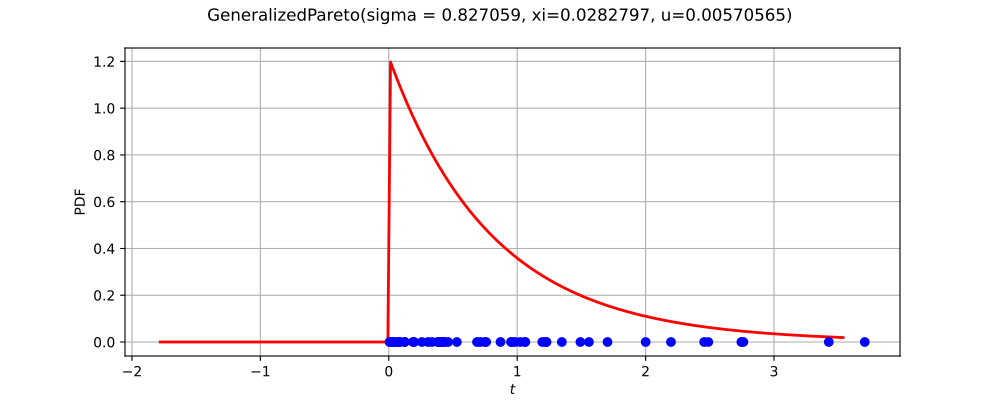

This figure's Python source:
import openturns as ot
from matplotlib import pyplot as plt
from openturns.viewer import View
ot.RandomGenerator.SetSeed(0)
factory = ot.GeneralizedParetoFactory()
ref = factory.build()
dimension = ref.getDimension()
if dimension <= 2:
    if dimension == 1:
        sample = ref.getSample(50)
        distribution = factory.build(sample)
        distribution.setDescription(['$t$'])
        pdf_graph = distribution.drawPDF(256)
        cloud = ot.Cloud(sample, ot.Sample(sample.getSize(), 1))
        cloud.setColor('blue')
        cloud.setPointStyle('fcircle')
        pdf_graph.add(cloud)
        pdf_graph.setTitle(str(distribution))
        fig = plt.figure(figsize=(10, 4))
        pdf_axis = fig.add_subplot(111)
        View(pdf_graph, figure=fig, axes=[pdf_axis], add_legend=False)
    else:
        sample = ref.getSample(500)
        distribution = factory.build(sample)
        distribution.setDescription(['$t_0$', '$t_1$'])
        pdf_graph = distribution.drawPDF([256]*2)
        cloud = ot.Cloud(sample)
        cloud.setColor('red')
        cloud.setPointStyle('fcircle')
        pdf_graph.add(cloud)
        pdf_graph.setTitle(str(distribution))
        fig = plt.figure(figsize=(10, 4))
        pdf_axis = fig.add_subplot(111)
        View(pdf_graph, figure=fig, axes=[pdf_axis], add_legend=False, square_axes=True)
